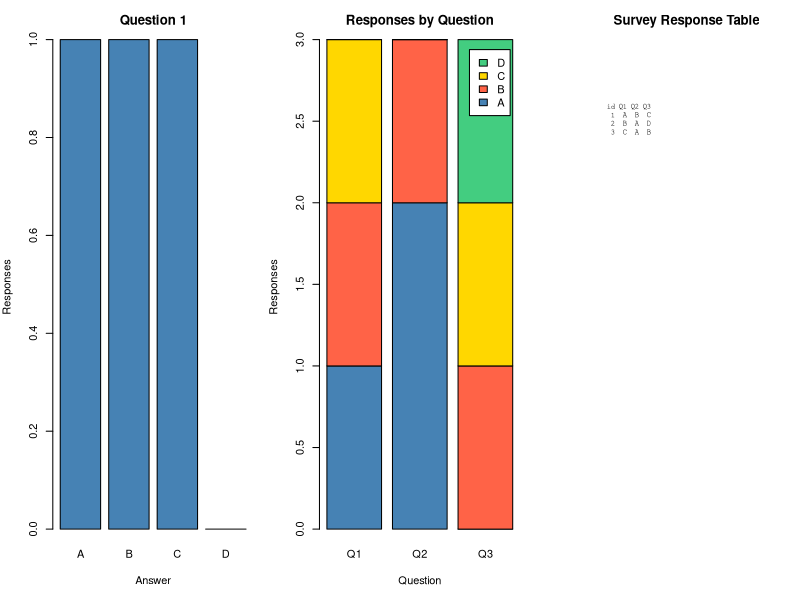

Write the R code that produced this figure.
# Set 10: Survey Responses Analysis
responses <- data.frame(id = 1:3, Q1 = c("A", "B", "C"), Q2 = c("B", "A", "A"), Q3 = c("C", "D", "B"))
counts <- sapply(responses[c("Q1", "Q2", "Q3")], function(x) table(factor(x, levels = LETTERS[1:4])))
old <- par(mfrow = c(1, 3), mar = c(5, 4, 3, 1))
barplot(counts[, "Q1"], xlab = "Answer", ylab = "Responses", main = "Question 1", col = "steelblue")
barplot(counts, beside = FALSE, xlab = "Question", ylab = "Responses", main = "Responses by Question", col = c("steelblue", "tomato", "gold", "seagreen3"), legend.text = rownames(counts))
plot.new(); title("Survey Response Table")
text(.05, .9, paste(capture.output(print(responses, row.names = FALSE)), collapse = "\n"), adj = c(0, 1), family = "mono", cex = .65)
par(old)
print(responses)
